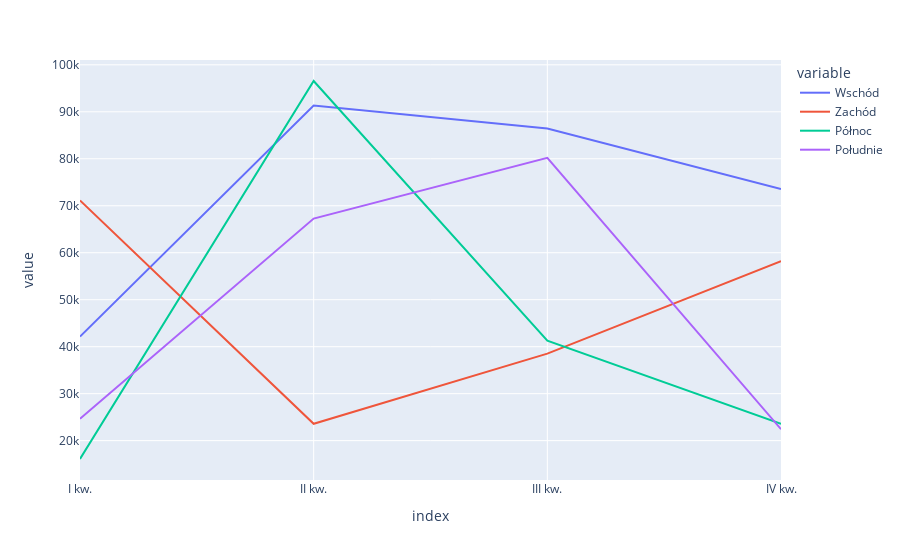

The cell this chart's notebook holds for it:
### Code cell
data.plot()

### Figure 1 — Plotly figure (JSON) as saved in the notebook; plotly's stock layout.template omitted (floating-point values rounded to 4 significant figures)
{"data": [{"hovertemplate": "variable=Wschód<br>index=%{x}<br>value=%{y}<extra></extra>", "legendgroup": "Wschód", "line": {"color": "#636efa", "dash": "solid"}, "marker": {"symbol": "circle"}, "mode": "lines", "name": "Wschód", "orientation": "v", "showlegend": true, "type": "scatter", "x": ["I kw.", "II kw.", "III kw.", "IV kw."], "xaxis": "x", "y": [42140.0, 91340.0, 86440.0, 73560.0], "yaxis": "y"}, {"hovertemplate": "variable=Zachód<br>index=%{x}<br>value=%{y}<extra></extra>", "legendgroup": "Zachód", "line": {"color": "#EF553B", "dash": "solid"}, "marker": {"symbol": "circle"}, "mode": "lines", "name": "Zachód", "orientation": "v", "showlegend": true, "type": "scatter", "x": ["I kw.", "II kw.", "III kw.", "IV kw."], "xaxis": "x", "y": [71140.0, 23590.0, 38530.0, 58220.0], "yaxis": "y"}, {"hovertemplate": "variable=Północ<br>index=%{x}<br>value=%{y}<extra></extra>", "legendgroup": "Północ", "line": {"color": "#00cc96", "dash": "solid"}, "marker": {"symbol": "circle"}, "mode": "lines", "name": "Północ", "orientation": "v", "showlegend": true, "type": "scatter", "x": ["I kw.", "II kw.", "III kw.", "IV kw."], "xaxis": "x", "y": [16090.0, 96560.0, 41260.0, 23560.0], "yaxis": "y"}, {"hovertemplate": "variable=Południe<br>index=%{x}<br>value=%{y}<extra></extra>", "legendgroup": "Południe", "line": {"color": "#ab63fa", "dash": "solid"}, "marker": {"symbol": "circle"}, "mode": "lines", "name": "Południe", "orientation": "v", "showlegend": true, "type": "scatter", "x": ["I kw.", "II kw.", "III kw.", "IV kw."], "xaxis": "x", "y": [24650.0, 67270.0, 80210.0, 22430.0], "yaxis": "y"}], "layout": {"legend": {"title": {"text": "variable"}, "tracegroupgap": 0}, "margin": {"t": 60}, "xaxis": {"anchor": "y", "domain": [0, 1], "title": {"text": "index"}}, "yaxis": {"anchor": "x", "domain": [0, 1], "title": {"text": "value"}}}}
